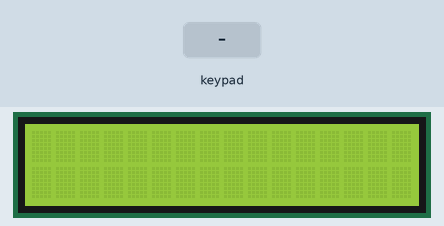
Recording of a sketch running on a simulated Arduino Mega 2560, built with avr-gcc and run on an emulated ATmega2560. Parts: 16×2 character LCD. The inputs (shaded band) are chosen by the test bench.

Above: at 1.2 s.
1.3 s: keypad keys 2 2 2 3 2 4 2 5 * pressed 0.4 s apart
At 4.8 s:
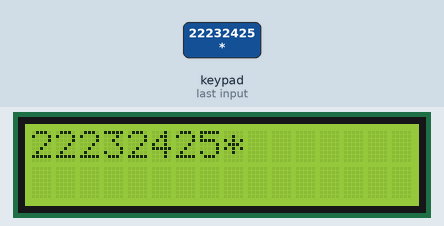
6.4 s: key '/' pressed
7.9 s: key '*' pressed
At 8.8 s:
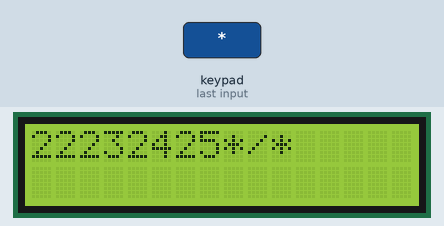
9.4 s: keypad keys 7 + 5 = pressed 0.4 s apart
At 11.0 s:
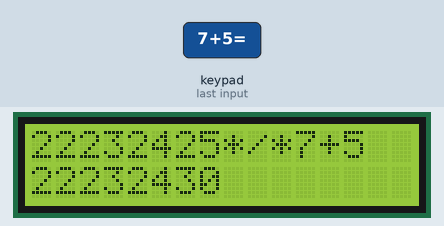
12.5 s: key '+' pressed
At 13.5 s:
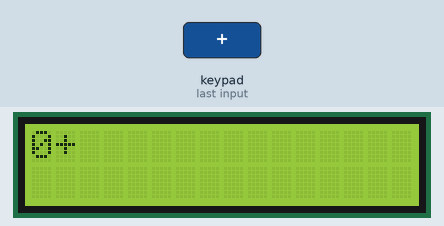
14.0 s: keypad keys 2 6 2 7 2 8 2 9 * pressed 0.4 s apart
At 18.3 s:
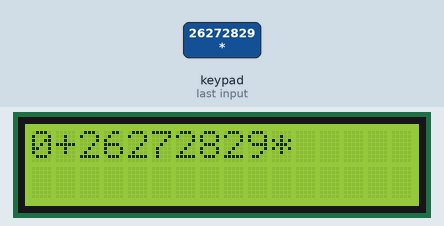
Timing chart, 0 to 19.8 s (numbered marks = the images above; inputs shaded):
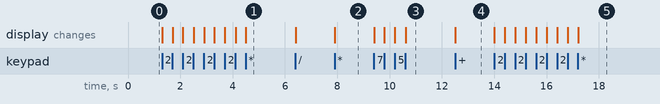

Measured:
- after the input at 1.3 s, the display: first changes at once (image 1 shows a later state)
- after the input at 7.9 s, the display: changes at once (image 2)
- after the input at 9.4 s, the display: first changes at once (image 3 shows a later state)
- after the input at 12.5 s, the display: changes at once (image 4)
- after the input at 14.0 s, the display: first changes at once (image 5 shows a later state)

The sketch:

Code3.ino
```cpp
#include <Keypad.h>
#include <LiquidCrystal.h>

const int rs = 13, en = 12, d4 = 8, d5 = 9, d6 = 10, d7 = 11;
LiquidCrystal lcd(rs, en, d4, d5, d6, d7);

const byte ROWS = 4;
const byte COLS = 4;

char hexaKeys[ROWS][COLS] =
{
  {'7', '8', '9', '/'},
  {'4', '5', '6', '*'},
  {'1', '2', '3', '-'},
  {'C', '0', '=', '+'}
};

byte rowPins[ROWS] = {22, 23, 24, 25};
byte colPins[COLS] = {26, 27, 28, 29};

Keypad keypad = Keypad(makeKeymap(hexaKeys), rowPins, colPins, ROWS, COLS);

char key;
String number = "";
String op1 = "", op2 = "", sign = "";
String result;
bool finished = false;

void setup() {
  lcd.begin(16, 2);
  lcd.clear();
}

void loop() {

  key = keypad.getKey();

  if (key != NO_KEY)
  {
    if (finished)
    {
      lcd.clear();
      finished = false;
    }

    if(key == 'C')
    {
      lcd.clear();
      finished = false;
      op1 = "";
      op2 = "";
      sign = "";
      result = "";
      number = "";
      lcd.setCursor(0, 0);
    }
    else if (key == '=')
    {
      result = "";
      if (op1 == "" && op2 == "")
      {
        result = "0";
      }
      else if (op1 != "" && op2 == "")
      {
        result = op1;
      }
      else if(op1 == "" && op2 != "")
      {
        result = op2;
      }
      else
      {
        if (sign == "+")
        {
          result.concat(op1.toInt() + op2.toInt());
        }
        else if (sign == "-")
        {
          result.concat(op1.toInt() - op2.toInt());
        }
        else if (sign == "*")
        {
          result.concat(op1.toInt() * op2.toInt());
        }
        else if (sign == "/")
        {
          if (op2 == "0")
              result = "Invalid";
            else
              result.concat(op1.toInt() / op2.toInt());
        }
      }

      finished = true;
      lcd.setCursor(0, 1);
      lcd.print(result);
      lcd.setCursor(0, 0);

      op1 = "";
      op2 = "";
      sign = "";
      result = "";
      number = "";
    }
    else if (key == '+' || key == '-' || key == '*' || key == '/')
    {
      number = "";
      sign = key;
      if (op1 == "")
      {
        op1 = "0";
        lcd.print(0);
        lcd.print(sign);
      }
      else
      {
        lcd.print(key);
      }
    }
    else
    {
      lcd.print(key);
      number.concat(key);
      if (sign == "")
        op1 = number;
      else
        op2 = number;
    }
  }
}
```
